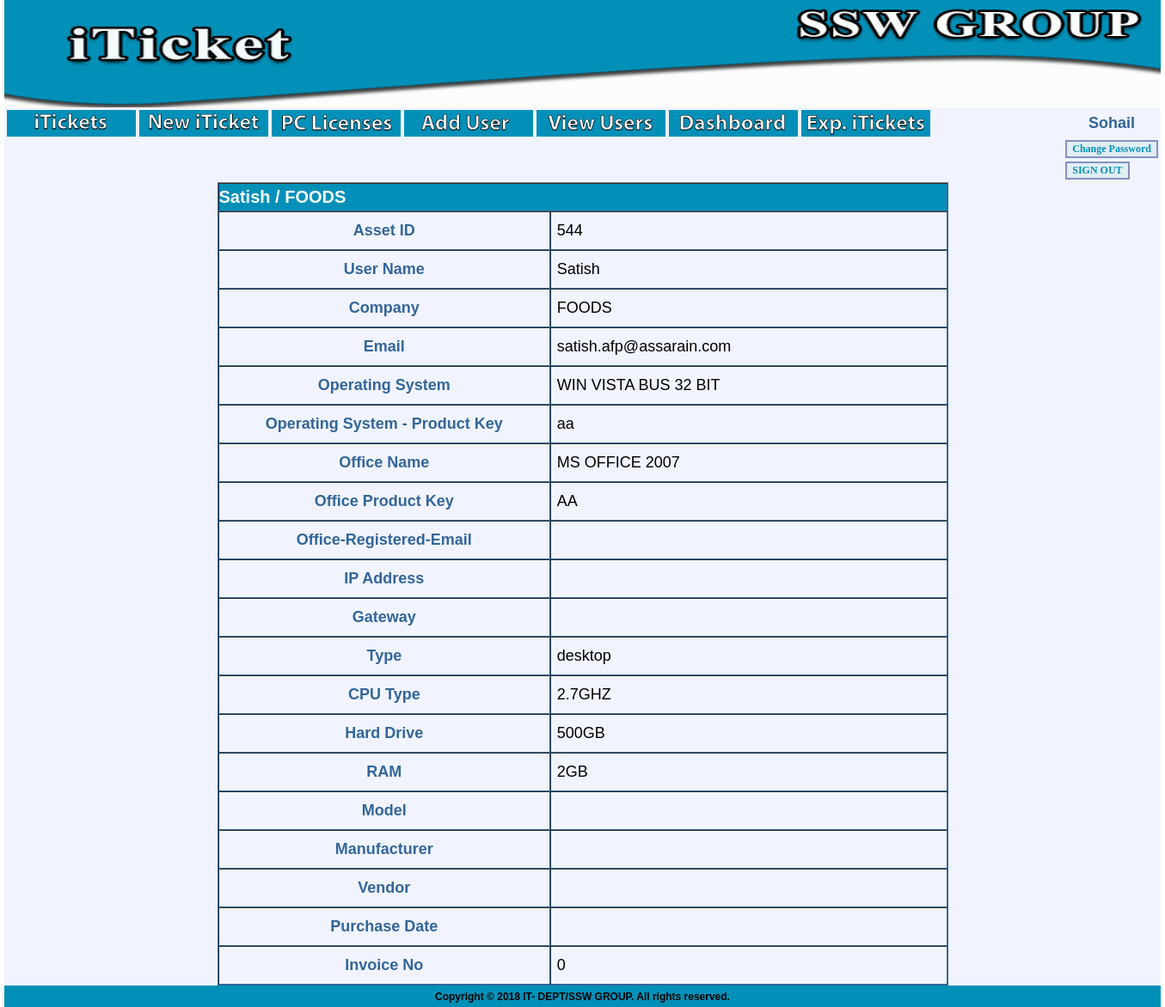
Page /viewpc.php?assetid=544 (signed in) on the committed database.
### tables this page shows
CREATE TABLE IF NOT EXISTS `userinfo` (
  `Assetid` int(11) NOT NULL AUTO_INCREMENT,
  `CompanyName` varchar(100) DEFAULT NULL,
  `Dept` varchar(18) DEFAULT NULL,
  `Email` varchar(45) DEFAULT NULL,
  `Username` varchar(50) DEFAULT NULL,
  PRIMARY KEY (`Assetid`)
);

CREATE TABLE IF NOT EXISTS `pclicenses` (
  `Assetid` int(3) NOT NULL,
  `ComputerName` varchar(23) DEFAULT NULL,
  `Type` varchar(20) NOT NULL,
  `CPU_Type` varchar(44) DEFAULT NULL,
  `HardDrive` varchar(18) DEFAULT NULL,
  `Manufacturer` varchar(43) DEFAULT NULL,
  `Model` varchar(65) DEFAULT NULL,
  `DefaultPrinter` varchar(123) DEFAULT NULL,
  `gateway` varchar(15) DEFAULT NULL,
  `ipaddress` varchar(15) DEFAULT NULL,
  `RAM` varchar(14) DEFAULT NULL,
  `osname` varchar(65) DEFAULT NULL,
  `previousos` varchar(30) DEFAULT NULL,
  `oskey` varchar(37) DEFAULT NULL,
  `officename` varchar(44) DEFAULT NULL,
  `officekey` varchar(35) DEFAULT NULL,
  `soft1` varchar(35) DEFAULT NULL,
  `soft1key` varchar(40) DEFAULT NULL,
  `soft2` varchar(47) DEFAULT NULL,
  `soft2key` varchar(48) DEFAULT NULL,
  `soft3` varchar(32) DEFAULT NULL,
  `soft3key` varchar(29) DEFAULT NULL,
  `purchase_date` date DEFAULT NULL,
  `invoice_no` int(100) DEFAULT NULL,
  `vendor` varchar(200) NOT NULL,
  `offemail` varchar(100) NOT NULL,
  PRIMARY KEY (`Assetid`)
);

### viewpc.php (called while the page is built, shortened)
<?php
	include_once("common.php");
	$smarty = new Smarty;
	$db_main		=	new Database;
	$assetid = $_GET['assetid'];
	if($db_main->query("select u.Assetid,u.UserName,u.CompanyName,u.Dept,u.Email,p.ipaddress,p.gateway,p.ram,p.harddrive,p.model,p.manufacturer,p.type,p.cpu_type,p.osname,p.previousos,p.oskey,p.officename,p.officekey,p.soft1,p.purchase_date,p.invoice_no,p.offemail,p.vendor from userinfo u, pclicenses p where u.Assetid='$assetid' and p.Assetid='$assetid' ") && $db_main->rowCount() > 0)
			{
						$result = $db_main->fetchRow();
			}
	$smarty->assign("user_id", $user_id);
	$smarty->assign("assetid", $result['Assetid']);
	$smarty->assign("username", $result['UserName']);
	$smarty->assign("companyname", $result['CompanyName']);
	$smarty->assign("Dept", $result['Dept']);
	$smarty->assign("Email", $result['Email']);
	$smarty->assign("ipaddress", $result['ipaddress']);
	$smarty->assign("gateway", $result['gateway']);
	$smarty->assign("ram", $result['ram']);
	$smarty->assign("harddrive", $result['harddrive']);
	$smarty->assign("model", $result['model']);
	$smarty->assign("manufacturer", $result['manufacturer']);
	$smarty->assign("type", $result['type']);
	$smarty->assign("cpu_type", $result['cpu_type']);
	$smarty->assign("osname", $result['osname']);
	$smarty->assign("previousos", $result['previousos']);
	$smarty->assign("oskey", $result['oskey']);
	$smarty->assign("officename", $result['officename']);
	$smarty->assign("officekey", $result['officekey']);
	$smarty->assign("soft1", $result['soft1']);
	$smarty->assign("purchase_date", $purchase_date_format);
	$smarty->assign("invoice_no", $result['invoice_no']);
	$smarty->assign("offemail", $result['offemail']);
	$smarty->assign("vendor", $result['vendor']);
	$smarty->assign("display_name", $_SESSION['display_name']);
	$smarty->display("viewpc.html");
?>

### Database.php (called while the page is built, shortened)
<?php
	class Database
	{
		public $con;
		public function __construct()
		{
			$this->host = "it.assarain.com";
			$this->user = "sswgroup001_assarainit";
			$this->password = "SswIT2019!";
			$this->dbname = "sswgroup001_asset";
			$this->con = new mysqli($this->host, $this->user, $this->password, $this->dbname);
		}
		public function error()
		{
			return $this->con->error;
		}
		public function query($query)
		{
			$this->rs = $this->con->query($query);
			if(!$this->error())
				return true;
			return false;
		}
	}
?>

### templates_c/%%C5^C54^C54741C7%%viewpc.html.php (the view, shortened to what this page needs)
<!DOCTYPE html PUBLIC "-//W3C//DTD XHTML 1.0 Transitional//EN" "http://www.w3.org/TR/xhtml1/DTD/xhtml1-transitional.dtd">
<html xmlns="http://www.w3.org/1999/xhtml">
<head>
<link href="style.css" rel="stylesheet" type="text/css" />
</head>
<body>
<table width="1345"  align="center" cellpadding="0" cellspacing="0"  bgcolor="F1F4FE" >
  <tr>
    <td height="75" colspan="2">
    <img src="images/header.gif" width="1345" height="125" />
    </td>
    </tr>
            <tr>
           		<td>
                	<table>
                    	<tr>
           <td><a href="mainpage.php"><img src="images/itickets.gif" width="150" style="cursor:pointer"/></a></td>
           <td><a href="newiticket.php"><img src="images/new-iticket.gif" width="150" style="cursor:pointer"/></a></td>
           <td><a href="pclicenses.php"><img src="images/pclicenses.gif" width="150" style="cursor:pointer" /></a></td>
                    <td><a href="adduser.php"><img src="images/adduser.gif" width="150" style="cursor:pointer" /></a></td>
           <td><a href="viewusers.php"><img src="images/viewusers.gif" width="150" style="cursor:pointer" /></a></td>
           <td><a href="dashboard.php"><img src="images/dashboard.gif" width="150" style="cursor:pointer" /></a></td>
           <td width="100"><a href="export_iTicket.php"><img src="images/exp_iTickets.gif" width="150" style="cursor:pointer" /></a></td>
           <td width="100">&nbsp;</td>
           <td width="100">&nbsp;</td>
            <td width="100">&nbsp;</td>
           <td width="100">&nbsp;</td>
           <td width="100">&nbsp;</td>
           <td width="100">&nbsp;</td>
           <td width="100">&nbsp;</td>
           <td width="100" id="normal_text"><strong><font size=+1><?php echo $this->_tpl_vars['display_name']; ?>
</font></strong></td>
            </tr>
           <tr>
                   <td width="100">&nbsp;</td>
          		<td width="100">&nbsp;</td>
          	 	<td width="100">&nbsp;</td>
           		 <td width="100">&nbsp;</td>
           		<td width="100">&nbsp;</td>
                 <td width="100">&nbsp;</td>
           		<td width="100">&nbsp;</td>
                <td width="100">&nbsp;</td>
                 <td width="100">&nbsp;</td>
           		<td width="100">&nbsp;</td>
                <td width="100">&nbsp;</td>
                       		<td width="100">&nbsp;</td>
                <td width="100">&nbsp;</td>
                <td width="100">&nbsp;</td>
                <td width="75"><a href="changepass.php" style="cursor:pointer"><input type="button" class="button" value="Change Password"/></a></td>
            </tr>
            <tr>
            		<td width="100">&nbsp;</td>
                 <td width="100">&nbsp;</td>
           		<td width="100">&nbsp;</td>
                <td width="100">&nbsp;</td>
                 <td width="100">&nbsp;</td>
           		<td width="100">&nbsp;</td>
                <td width="100">&nbsp;</td>
                 <td width="100">&nbsp;</td>
           		<td width="100">&nbsp;</td>
                <td width="100">&nbsp;</td>
                <td width="100">&nbsp;</td>
                 <td width="100">&nbsp;</td>
                  <td width="100">&nbsp;</td>
                  <td width="100">&nbsp;</td>
                    <td width="100" colspan="5">
       					 <a href="index.php?val=o"><input type="button" value="SIGN OUT" name="out" id="out" class="button" style="cursor:pointer"/></a>
       				 </td>
            </tr>
             </table>
             </td>
           </tr>
  <tr>
    <td width="1345" bgcolor="F1F4FE"><form id="iticket" method="post" name="iticket" onsubmit="return validate()" action="newiticket.php" >
      <table width="850" height="766" border="1" cellpadding="0" cellspacing="0" align="center" class="tbl" >
        <tr>
          <td height="31" colspan="2" bgcolor="#0390B8" id="heading"><?php echo $this->_tpl_vars['username']; ?>
 / <?php echo $this->_tpl_vars['companyname']; ?>
</td>
        </tr>
        <tr>
          <td width="319" height="43" id="normal_text"><font size="+1"><strong>Asset ID</strong></font></td>
          <td width="381">&nbsp;&nbsp;<font size="+1"><?php echo $this->_tpl_vars['assetid']; ?>
</font>
          </td>
        </tr>
               <tr>
          <td width="319" height="43"  id="normal_text"><font size="+1"><strong>User Name</strong></font></td>
          <td width="381">&nbsp;&nbsp;<font size="+1"><?php echo $this->_tpl_vars['username']; ?>
</font>
          </td>
        </tr>
        <tr>
          <td width="319" height="43"  id="normal_text"><font size="+1"><strong>Company</strong></font></td>
          <td width="381">
			&nbsp;&nbsp;<font size="+1"><?php echo $this->_tpl_vars['companyname']; ?>
</font>
          </td>
        </tr>
         <tr>
          <td width="319" height="43"  id="normal_text"><font size="+1"><strong>Email</strong></font></td>
          <td width="381">&nbsp;&nbsp;<font size="+1"><?php echo $this->_tpl_vars['Email']; ?>
</font></td>
        </tr>
         <tr>
          <td width="319" height="43"  id="normal_text"><font size="+1"><strong>Operating System</strong></font></td>
          <td width="381">&nbsp;&nbsp;<font size="+1"><?php echo $this->_tpl_vars['osname']; ?>
</font></td>
        </tr>
                 <tr>
          <td width="319" height="43"  id="normal_text"><font size="+1"><strong>Operating System - Product Key</strong></font></td>
          <td width="381">
          &nbsp;&nbsp;<font size="+1"><?php echo $this->_tpl_vars['oskey']; ?>
</font>
          </td>
        </tr>
        <tr>
          <td width="319" height="43"  id="normal_text"><font size="+1"><strong>Office Name</strong></font></td>
          <td width="381">&nbsp;&nbsp;<font size="+1"><?php echo $this->_tpl_vars['officename']; ?>
</font>
          </td>
                  <tr>
          <td width="319" height="43"  id="normal_text"><font size="+1"><strong>Office Product Key</strong></font></td>
          <td width="381">&nbsp;&nbsp;<font size="+1"><?php echo $this->_tpl_vars['officekey']; ?>
</font>
          </td>
          <tr>
          <td width="319" height="43"  id="normal_text"><font size="+1"><strong>Office-Registered-Email</strong></font></td>
          <td width="381">&nbsp;&nbsp;
          </td>
                  <tr>
          <td width="319" height="43"  id="normal_text"><font size="+1"><strong>IP Address</strong></font></td>
          <td width="381">&nbsp;&nbsp;
          </td>
            <tr>
          <td width="319" height="43"  id="normal_text"><font size="+1"><strong>Gateway</strong></font></td>
          <td width="381">&nbsp;&nbsp;
          </td>
             <tr>
          <td width="319" height="43"  id="normal_text"><font size="+1"><strong>Type</strong></font></td>
          <td width="381">&nbsp;&nbsp;<font size="+1"><?php echo $this->_tpl_vars['type']; ?>
</font>
          </td>
                  <tr>
          <td width="319" height="43"  id="normal_text"><font size="+1"><strong>CPU Type</strong></font></td>
          <td width="381">&nbsp;&nbsp;<font size="+1"><?php echo $this->_tpl_vars['cpu_type']; ?>
</font>
          </td>
                            <tr>
          <td width="319" height="43"  id="normal_text"><font size="+1"><strong>Hard Drive</strong></font></td>
          <td width="381">&nbsp;&nbsp;<font size="+1"><?php echo $this->_tpl_vars['harddrive']; ?>
</font>
          </td>
                                      <tr>
          <td width="319" height="43"  id="normal_text"><font size="+1"><strong>RAM</strong></font></td>
          <td width="381">&nbsp;&nbsp;<font size="+1"><?php echo $this->_tpl_vars['ram']; ?>
</font>
          </td>
             <tr>
          <td width="319" height="43"  id="normal_text"><font size="+1"><strong>Model</strong></font></td>
          <td width="381">&nbsp;&nbsp;
          </td>
            <tr>
          <td width="319" height="43"  id="normal_text"><font size="+1"><strong>Manufacturer</strong></font></td>
          <td width="381">&nbsp;&nbsp;
          </td>
           <tr>
          <td width="319" height="43"  id="normal_text"><font size="+1"><strong>Vendor</strong></font></td>
          <td width="381">&nbsp;&nbsp;
          </td>
            <tr>
          <td width="319" height="43"  id="normal_text"><font size="+1"><strong>Purchase Date</strong></font></td>
          <td width="381">&nbsp;&nbsp;
          </td>
           <tr>
          <td width="319" height="43"  id="normal_text"><font size="+1"><strong>Invoice No</strong></font></td>
          <td width="381">&nbsp;&nbsp;<font size="+1"><?php echo $this->_tpl_vars['invoice_no']; ?>
</font>
          </td>
        </tr>
      </table>
    </form></td>
  </tr>
    <th colspan="3" bgcolor="#0390B8" height="25">Copyright © 2018 IT- DEPT/SSW GROUP. All rights reserved.</th>
</table>
</body>
</html>

### style.css (style rules this page uses)
body { margin: 0px; font-size: 12px; font-family: Arial, Helvetica, sans-serif; background:#FFF; height: 100%; }
.tbl { border-left: 1px solid #336699; border-right: 1px solid #336699; border-bottom: 1px solid #336699; background-color: #F1F4FE; }
#heading { color:#FFFFFF; font-weight: bold; font-size:20px; text-align: left; }
#normal_text { font-size: 12px; color:#336699; text-align: center; }
.button { height: 21px; border: 2px solid #8491bf; font-family: Tahoma; color: #0390B8; font-size: 12px; font-weight: bold; background-color: #e0eef2; text-decoration: none; }

### rows in the picture
userinfo: Username "Satish", CompanyName "FOODS", Assetid "544", Email "satish.afp@assarain.com", pclicenses.osname "WIN VISTA BUS 32 BIT", pclicenses.oskey "aa", pclicenses.officename "MS OFFICE 2007", pclicenses.officekey "AA", pclicenses.Type "desktop", pclicenses.CPU_Type "2.7GHZ", pclicenses.HardDrive "500GB", pclicenses.RAM "2GB", pclicenses.invoice_no "0"

### other values in the picture
$this->_tpl_vars['display_name'] "Sohail"
